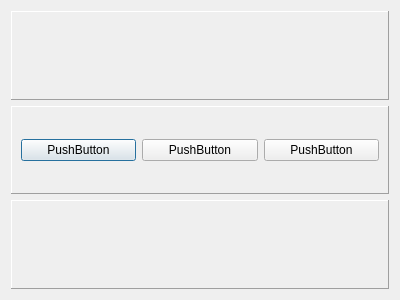
<?xml version="1.0" encoding="UTF-8"?>
<ui version="4.0">
 <class>Dialog</class>
 <widget class="QDialog" name="Dialog">
  <property name="geometry">
   <rect>
    <x>0</x>
    <y>0</y>
    <width>400</width>
    <height>300</height>
   </rect>
  </property>
  <property name="windowTitle">
   <string>Simple UI</string>
  </property>
  <layout class="QVBoxLayout" name="verticalLayout">
   <item>
    <widget class="QFrame" name="top_frame">
     <property name="frameShape">
      <enum>QFrame::Panel</enum>
     </property>
     <property name="frameShadow">
      <enum>QFrame::Raised</enum>
     </property>
    </widget>
   </item>
   <item>
    <widget class="QFrame" name="middle_frame">
     <property name="frameShape">
      <enum>QFrame::Panel</enum>
     </property>
     <property name="frameShadow">
      <enum>QFrame::Raised</enum>
     </property>
     <layout class="QHBoxLayout" name="horizontalLayout">
      <item>
       <widget class="QPushButton" name="pushButton_2">
        <property name="text">
         <string>PushButton</string>
        </property>
       </widget>
      </item>
      <item>
       <widget class="QPushButton" name="pushButton">
        <property name="text">
         <string>PushButton</string>
        </property>
       </widget>
      </item>
      <item>
       <widget class="QPushButton" name="pushButton_3">
        <property name="text">
         <string>PushButton</string>
        </property>
       </widget>
      </item>
     </layout>
     <zorder>bttm_frame</zorder>
     <zorder>bttm_frame</zorder>
     <zorder>pushButton</zorder>
     <zorder>pushButton_2</zorder>
     <zorder>pushButton_3</zorder>
    </widget>
   </item>
   <item>
    <widget class="QFrame" name="bttm_frame">
     <property name="frameShape">
      <enum>QFrame::Panel</enum>
     </property>
     <property name="frameShadow">
      <enum>QFrame::Raised</enum>
     </property>
    </widget>
   </item>
  </layout>
 </widget>
 <resources/>
 <connections/>
 <slots>
  <slot>setStackedID1()</slot>
 </slots>
</ui>
